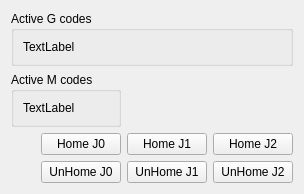
      <widget class="QWidget" name="tab_2">
       <attribute name="title">
        <string>Homing</string>
       </attribute>
       <layout class="QGridLayout" name="gridLayout_5">
        <item row="3" column="1">
         <widget class="QPushButton" name="unhome_pb_0">
          <property name="text">
           <string>UnHome J0</string>
          </property>
         </widget>
        </item>
        <item row="3" column="3">
         <widget class="QPushButton" name="unhome_pb_2">
          <property name="text">
           <string>UnHome J2</string>
          </property>
         </widget>
        </item>
        <item row="0" column="0" colspan="4">
         <widget class="QGroupBox" name="groupBox_16">
          <property name="title">
           <string>Active G codes</string>
          </property>
          <layout class="QGridLayout" name="gridLayout_35">
           <item row="0" column="0">
            <widget class="QLabel" name="gcodes_lb">
             <property name="text">
              <string>TextLabel</string>
             </property>
            </widget>
           </item>
          </layout>
         </widget>
        </item>
        <item row="2" column="2">
         <widget class="QPushButton" name="home_pb_1">
          <property name="text">
           <string>Home J1</string>
          </property>
         </widget>
        </item>
        <item row="2" column="3">
         <widget class="QPushButton" name="home_pb_2">
          <property name="text">
           <string>Home J2</string>
          </property>
         </widget>
        </item>
        <item row="2" column="1">
         <widget class="QPushButton" name="home_pb_0">
          <property name="text">
           <string>Home J0</string>
          </property>
         </widget>
        </item>
        <item row="3" column="2">
         <widget class="QPushButton" name="unhome_pb_1">
          <property name="text">
           <string>UnHome J1</string>
          </property>
         </widget>
        </item>
        <item row="1" column="0" colspan="2">
         <widget class="QGroupBox" name="groupBox_17">
          <property name="title">
           <string>Active M codes</string>
          </property>
          <layout class="QGridLayout" name="gridLayout_36">
           <item row="0" column="0">
            <widget class="QLabel" name="mcodes_lb">
             <property name="text">
              <string>TextLabel</string>
             </property>
            </widget>
           </item>
          </layout>
         </widget>
        </item>
       </layout>
      </widget>
